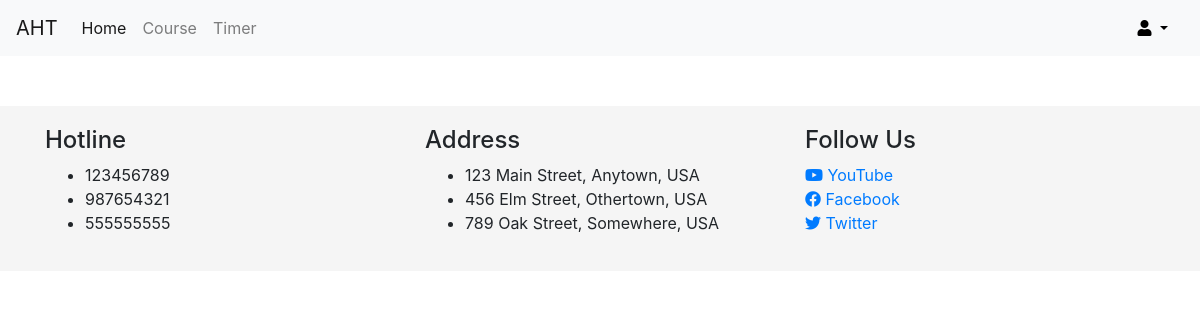
/course/56/, run on an earlier commit of the app's database.
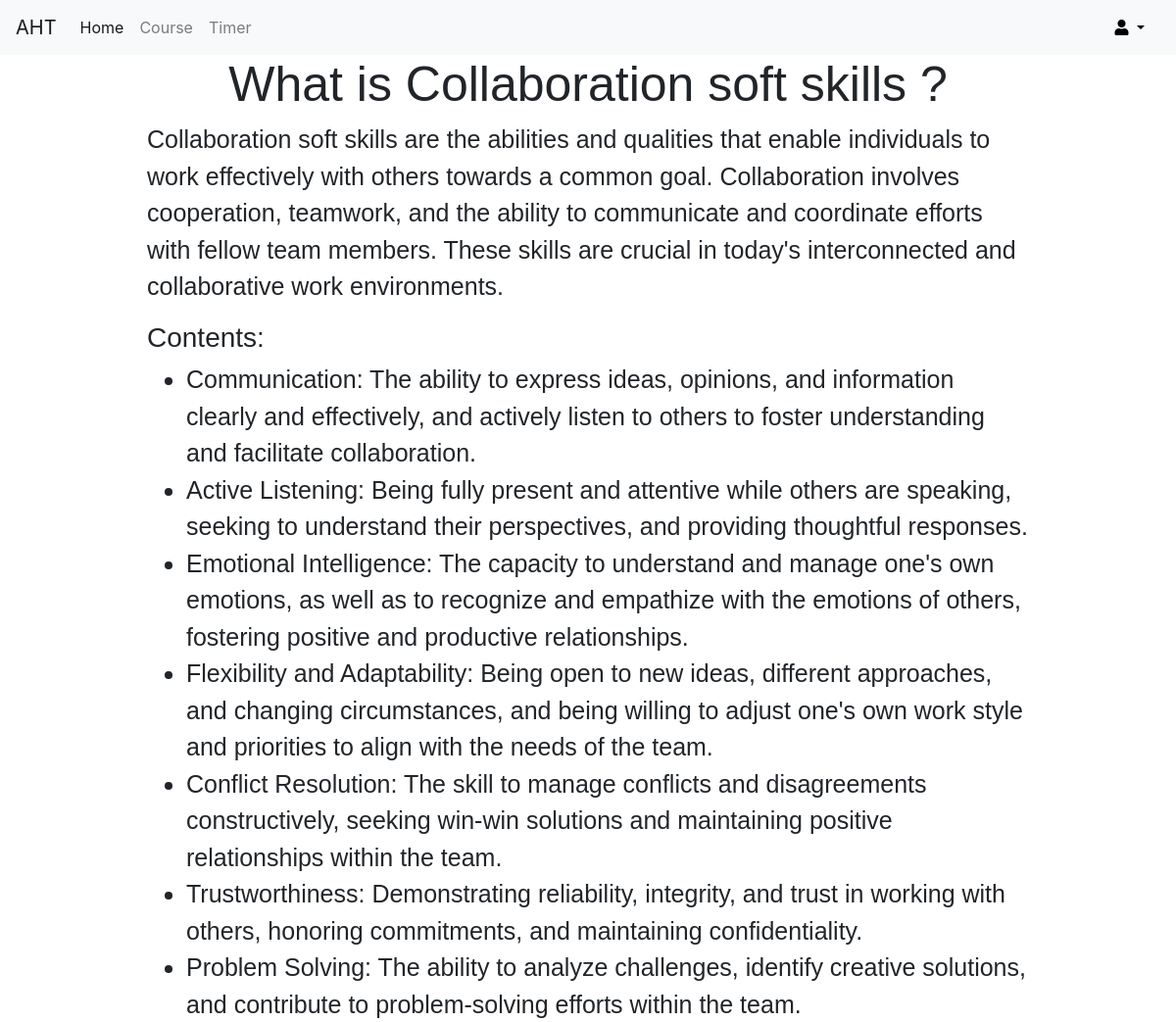
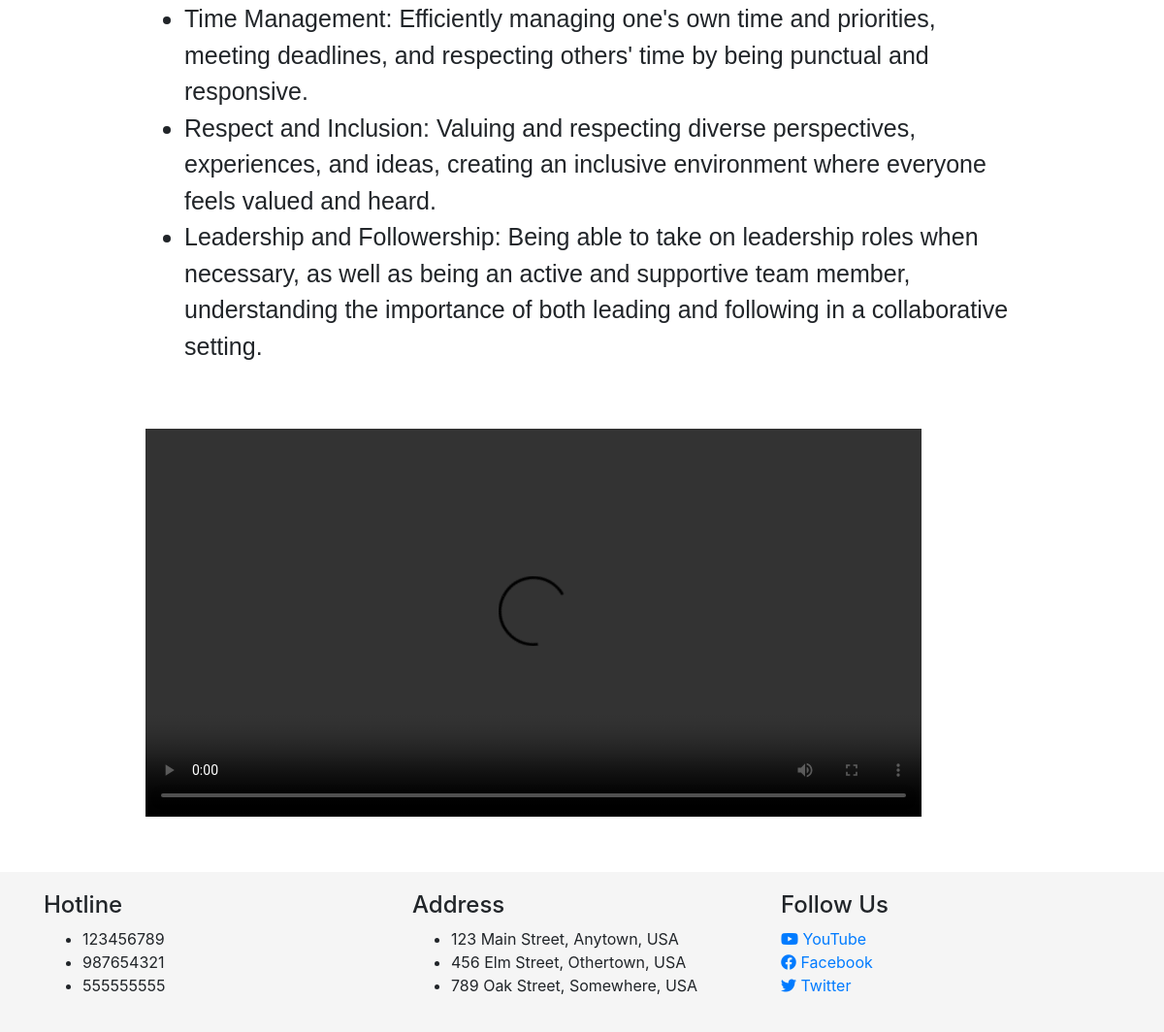
And on a later commit of the database (2 pictures, top to bottom).
### user/models.py (models this page shows, shortened)
class Course(models.Model):
    card_image = models.CharField(max_length=200, null=True)
    card_title = models.CharField(max_length=200, null=True)
    card_text = models.CharField(max_length=200, null=True)
    title = models.CharField(max_length=200)
    description = models.TextField(blank=True, null=True)
    contents = models.TextField(blank=True, null=True)
    videos = models.CharField(max_length=200, null=True)

### user/views.py (the view)
# urls.py: path('course/<int:course_id>/', views.detail, name='detail'),
def detail(request, course_id):
    courses = Course.objects.filter(id=course_id)
    context = {"courses": courses, "course_id":course_id}
    for course in courses:                                                             #cai nay khi dung sang trang khac thi copy nguyen si no vao
        contents = json.loads(course.contents)
        course.contents = contents
    return render(request,'detail.html', context)

### templates/detail.html (shortened to what this page needs)
{% load static %}
<!DOCTYPE html>
<html lang="en">
<head>
    <link rel="stylesheet" href="{% static 'css/detail.css' %}">
    <link rel="stylesheet" href="https://cdnjs.cloudflare.com/ajax/libs/font-awesome/5.15.3/css/all.min.css">
    <link rel="stylesheet" href="https://cdnjs.cloudflare.com/ajax/libs/font-awesome/5.15.3/css/all.min.css">
    <link rel="stylesheet" href="https://maxcdn.bootstrapcdn.com/bootstrap/4.5.2/css/bootstrap.min.css">
</head>
<body>
  <nav class="navbar navbar-expand-lg navbar-light bg-light">
		<a class="navbar-brand" href="{% url 'homepage' %}">AHT</a>
		<div class="collapse navbar-collapse" id="navbarNav">
			<ul class="navbar-nav">
				<li class="nav-item active">
					<a class="nav-link" href="{% url 'homepage' %}">Home</a>
				</li>
				<li class="nav-item">
					<a class="nav-link" href="{% url 'course' %}">Course</a>
				</li>
				<li class="nav-item">
					<a class="nav-link" href="{% url 'timer' %}" >Timer</a>
				</li>
			</ul>
		</div>
    <div>
          <a class="nav-link dropdown-toggle" href="#" id="navbarDropdown" role="button" data-toggle="dropdown" aria-haspopup="true" aria-expanded="false">
            <i class="fas fa-user"></i>
          </a>
    </div>
	</nav>
        <div class="detail-container">
        {% for course in courses %}
        {% if course_id %}
          <h2>{{ course.title }}</h2>
          <p>{{ course.description }}</p>
          {% if course.contents %}
              <h3>Contents:</h3>
              <ul>
                  {% for key, value in course.contents.items %}
                      <li>{{ value }}</li>
                  {% endfor %}
              </ul>
          {% endif %}
          <video class="video-contents" controls>
            <source src="{{course.videos}}">
          </video>
        {% endif %}
        {% endfor %}
        </div>
          <div class="footer">
            <div class="container">
              <div class="row">
                <div class="col-md-4">
                  <h4>Hotline</h4>
                  <ul>
                    <li>123456789</li>
                    <li>987654321</li>
                    <li>555555555</li>
                  </ul>
                </div>
                <div class="col-md-4">
                  <h4>Address</h4>
                  <ul>
                    <li>123 Main Street, Anytown, USA</li>
                    <li>456 Elm Street, Othertown, USA</li>
                    <li>789 Oak Street, Somewhere, USA</li>
                  </ul>
                </div>
                <div class="col-md-4">
                  <h4>Follow Us</h4>
                  <ul class="list-inline">
                    <li>
                      <a href="https://www.youtube.com/channel/UCGIIzeVV5SY7GU97GIYBgnQ">
                        <i class="fab fa-youtube"></i> YouTube
                      </a>
                    </li>
                    <li>
                      <a href="https://www.facebook.com/lmao098">
                        <i class="fab fa-facebook"></i> Facebook
                      </a>
                    </li>
                    <li>
                      <a href="https://twitter.com/Whoknow098">
                        <i class="fab fa-twitter"></i> Twitter
                      </a>
                    </li>
                  </ul>
                </div>
              </div>
            </div>
          </div>
  </body>
</html>

What changed in the data, as far as the page shows it:
added Course: title "What is Collaboration soft skills ?", description "Collaboration soft skills are the abilities and qualities that enable individuals to work effectively with others towards a common goal. Collaboration involves cooperation, teamwork, and the ability to communicate and coordinate efforts with fellow team members. These skills are crucial in today's interconnected and collaborative work environments.", contents "Communication: The ability to express ideas, opinions, and information clearly and effectively, and actively listen to others to foster understanding and facilitate collaboration." "Active Listening: Being fully present and attentive while others are speaking, seeking to understand their perspectives, and providing thoughtful responses." "Emotional Intelligence: The capacity to understand and manage one's own emotions, as well as to recognize and empathize with the emotions of others, fostering positive and productive relationships." "Flexibility and Adaptability: Being open to new ideas, different approaches, and changing circumstances, and being willing to adjust one's own work style and priorities to align with the needs of the team." "Conflict Resolution: The skill to manage conflicts and disagreements constructively, seeking win-win solutions and maintaining positive relationships within the team." "Trustworthiness: Demonstrating reliability, integrity, and trust in working with others, honoring commitments, and maintaining confidentiality." "Problem Solving: The ability to analyze challenges, identify creative solutions, and contribute to problem-solving efforts within the team." "Time Management: Efficiently managing one's own time and priorities, meeting deadlines, and respecting others' time by being punctual and responsive." "Respect and Inclusion: Valuing and respecting diverse perspectives, experiences, and ideas, creating an inclusive environment where everyone feels valued and heard." "Leadership and Followership: Being able to take on leadership roles when necessary, as well as being an active and supportive team member, understanding the importance of both leading and following in a collaborative setting."
